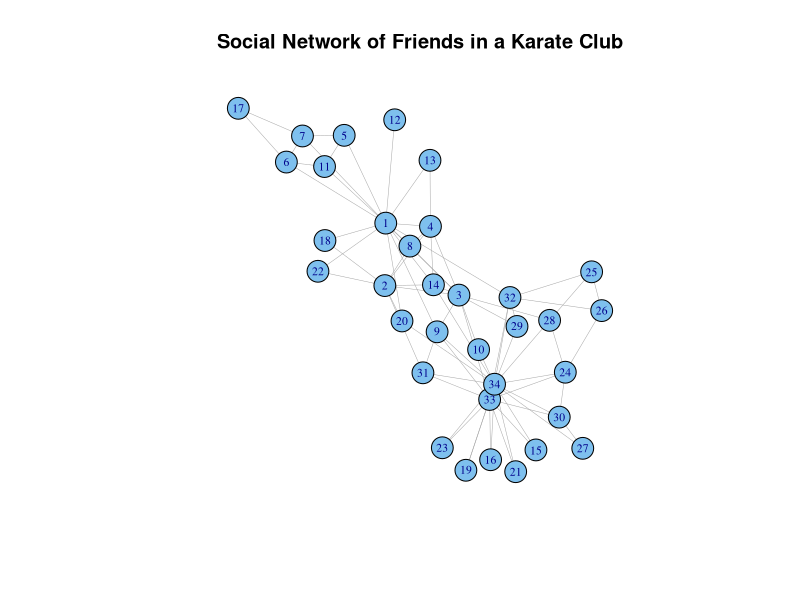
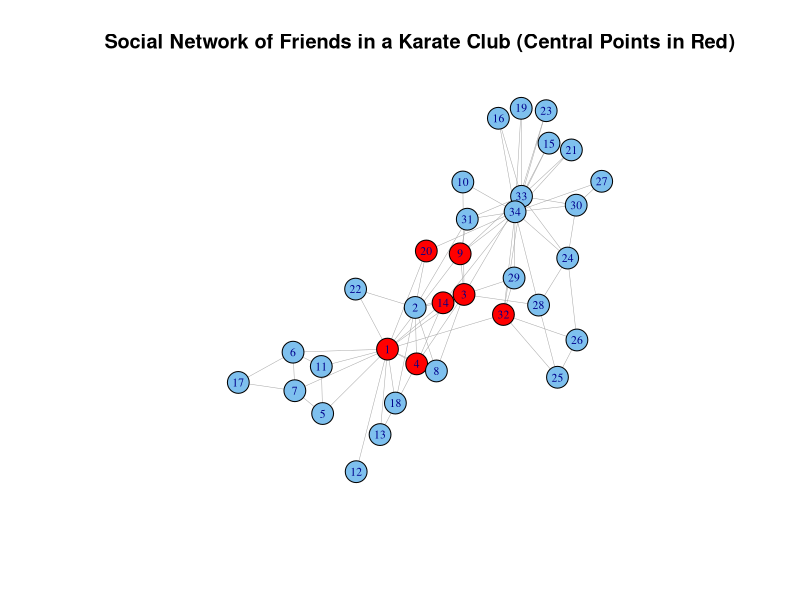
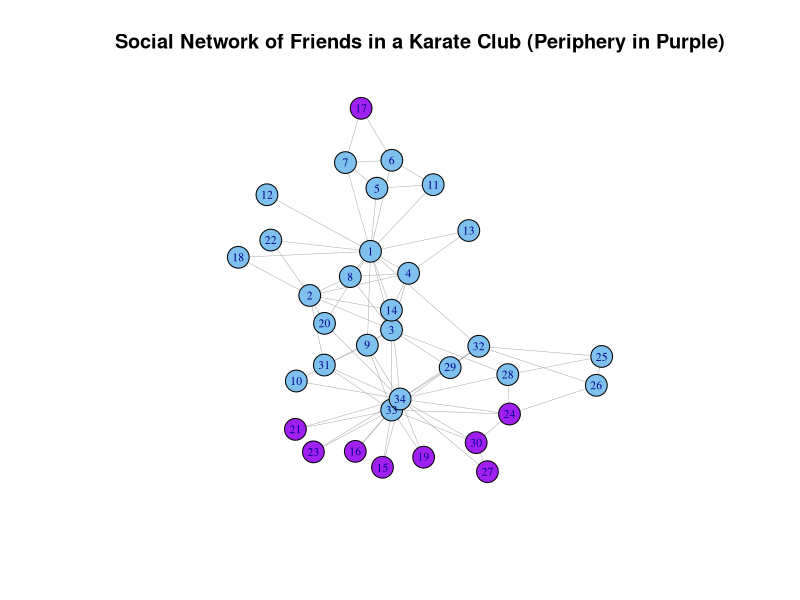
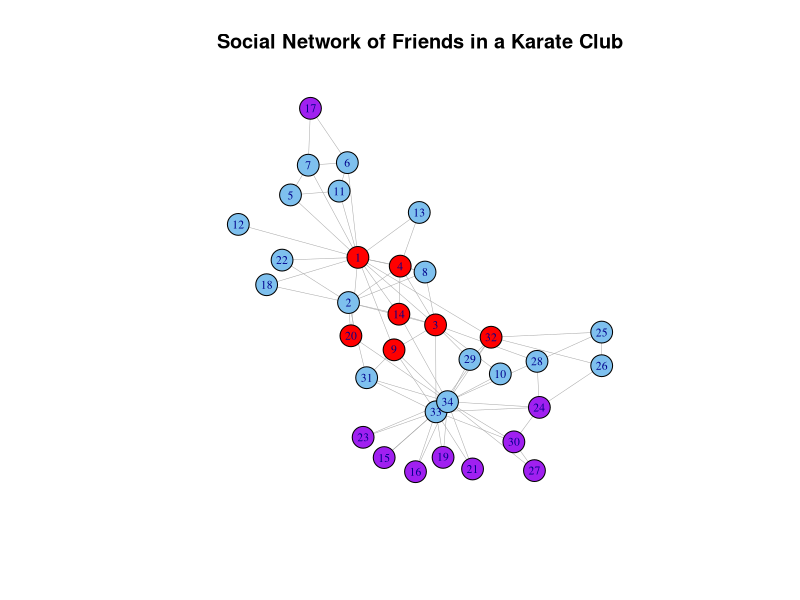
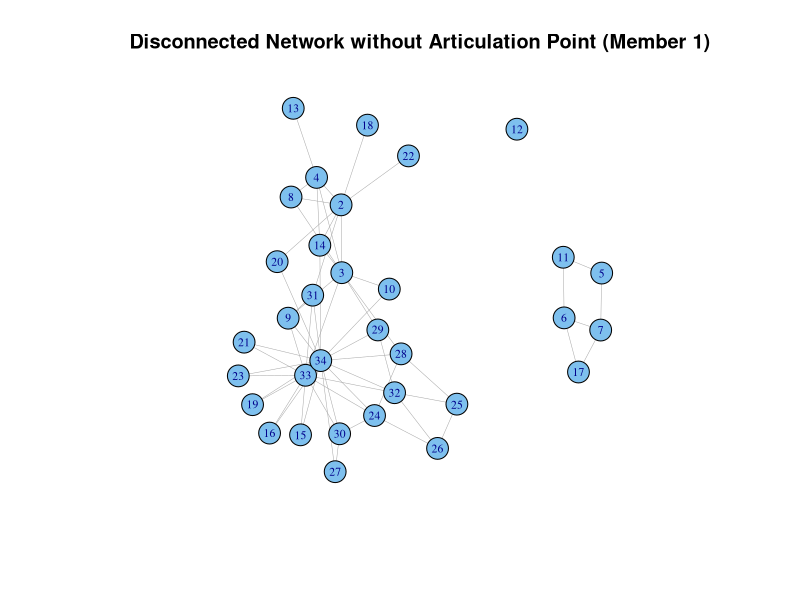
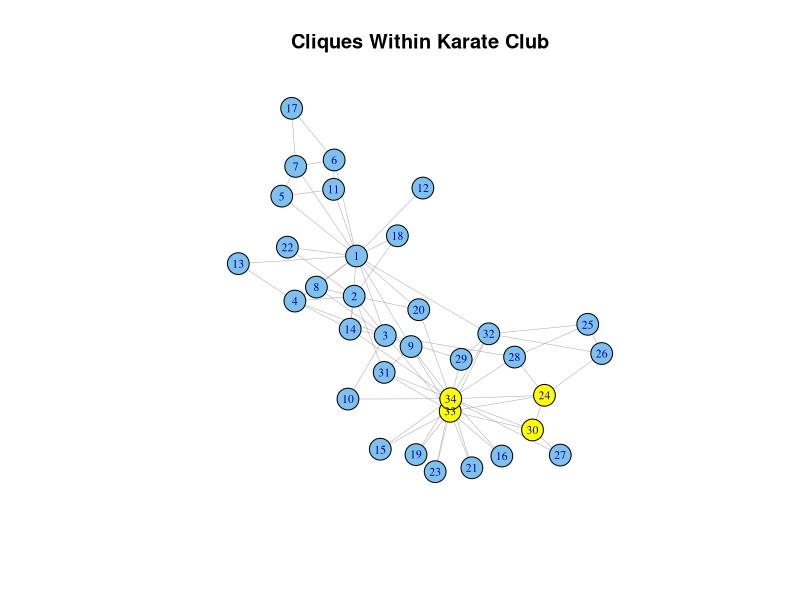
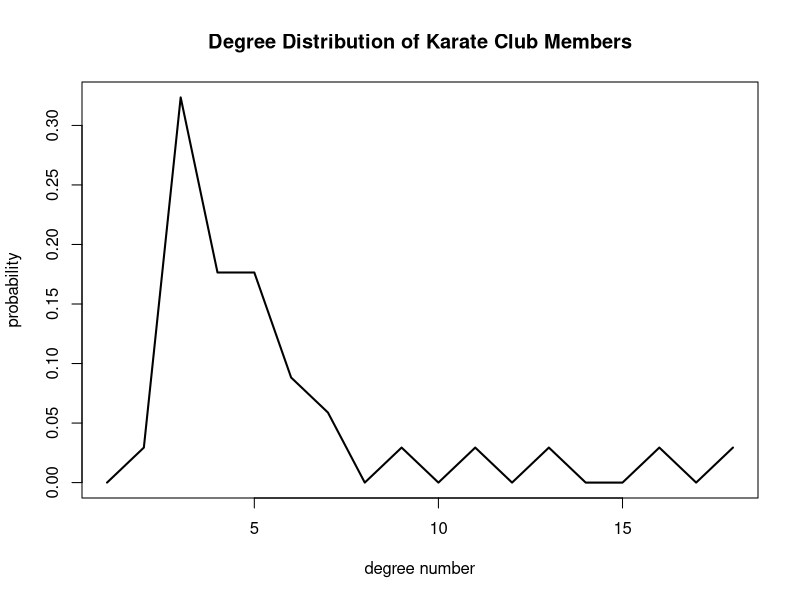
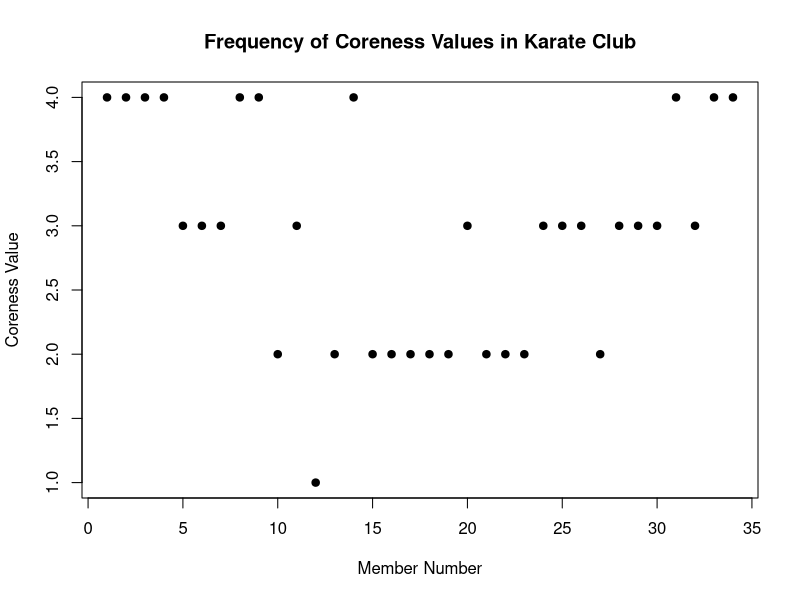

Recreate these plots in R, in order.
## ---- chunk 1
knitr::opts_chunk$set(echo = TRUE)
## ---- chunk 2
if (!require(igraph))
{
  library("igraph")
}
## ---- chunk 3
karate = read.csv("Karate.csv")
vertex_list = c()

for (i in 1:nrow(karate))
{
  vertex_list = append(vertex_list,as.numeric(karate[[i,1]]))
  vertex_list = append(vertex_list,as.numeric(karate[[i,2]]))
}
## ---- chunk 4
karate_graph = graph(vertex_list, directed = FALSE)
karate_graph = simplify(karate_graph)
plot(karate_graph, main = "Social Network of Friends in a Karate Club", 
     vertex.color = "skyblue2", 
     vertex.size = 12, edge.width = 0.5, vertex.label.cex = 0.7)
## ---- chunk 5
dist = distances(karate_graph)
dist[1:6,1:6]
## ---- chunk 6
eccentricity = eccentricity(karate_graph)
vertex = 1:34
df = data.frame(vertex,eccentricity)
df
## ---- chunk 7
radius(karate_graph)
diameter(karate_graph)
## ---- chunk 8
central_points = which(radius(karate_graph) == df$eccentricity)
central_points
## ---- chunk 9
V(karate_graph)[which(radius(karate_graph) == df$eccentricity)]$color = "red"
V(karate_graph)[which(radius(karate_graph) != df$eccentricity)]$color = "skyblue2"
plot(karate_graph, 
     main = "Social Network of Friends in a Karate Club (Central Points in Red)", 
     vertex.size = 12, edge.width = 0.5, vertex.label.cex = 0.7)
## ---- chunk 10
periphery = which(diameter(karate_graph) == df$eccentricity)
periphery
## ---- chunk 11
V(karate_graph)[which(diameter(karate_graph) == df$eccentricity)]$color = "purple"
V(karate_graph)[which(diameter(karate_graph) != df$eccentricity)]$color = "skyblue2"
plot(karate_graph, 
     main = "Social Network of Friends in a Karate Club (Periphery in Purple)", 
     vertex.size = 12, edge.width = 0.5, vertex.label.cex = 0.7)
## ---- chunk 12
V(karate_graph)[which(radius(karate_graph) == df$eccentricity)]$color = "red"
V(karate_graph)[which(diameter(karate_graph) == df$eccentricity)]$color = "purple"
plot(karate_graph, 
     main = "Social Network of Friends in a Karate Club", 
     vertex.size = 12, edge.width = 0.5, vertex.label.cex = 0.7)
## ---- chunk 13
girth(karate_graph)
## ---- chunk 14
edge_density(karate_graph)*100
## ---- chunk 15
is.connected(karate_graph)
## ---- chunk 16
articulation_points(karate_graph)
## ---- chunk 17
V(karate_graph)$name = V(karate_graph)
karate_graph_disconnected = delete_vertices(karate_graph, 1)
plot(karate_graph_disconnected, 
     main = "Disconnected Network without Articulation Point (Member 1)", 
     vertex.color = "skyblue2", vertex.size = 12, edge.width = 0.5, 
     vertex.label.cex = 0.7)

# connected? 
is_connected(karate_graph_disconnected)
## ---- chunk 18
lc = largest_cliques(karate_graph)
clique = lc[[1]]
clique

V(karate_graph)$color = "skyblue2"
V(karate_graph)[clique]$color = "yellow"
plot(karate_graph, 
     main = "Cliques Within Karate Club", 
     vertex.size = 12, edge.width = 0.5, 
     vertex.label.cex = 0.7)
## ---- chunk 19
degree(karate_graph)
## ---- chunk 20
distribution = degree_distribution(karate_graph)
y_max = max(distribution)
plot(distribution, type = "l", lwd = 2, col = "black", 
     ylim = c(0,y_max), xlab = "degree number", ylab = "probability", 
     main = "Degree Distribution of Karate Club Members")
## ---- chunk 21
knn = knn(karate_graph)
knn$knn
## ---- chunk 22
core = coreness(karate_graph)
core
## ---- chunk 23
plot(core, 
     main = "Frequency of Coreness Values in Karate Club", 
     xlab = "Member Number", pch = 19, ylab = "Coreness Value")
## ---- chunk 24
between = betweenness(karate_graph)
between
## ---- chunk 25
plot(between, pch = 19, 
     main = "Distribution of Betweeness Scores Amoung Members of Karate Club", 
     ylab = "Betweeness Score", xlab = "Member Number")
## ---- chunk 26
closeness_scores = closeness(karate_graph)
closeness_scores

max(closeness_scores)
## ---- chunk 27
page_rank = page_rank(karate_graph)
page_rank$vector
sum(page_rank$vector)
max(page_rank$vector)
## ---- chunk 28
y_max = max(page_rank$vector)
plot(page_rank$vector, type = "l", lwd = 2, col = "black", 
     ylim = c(0,y_max), xlab = "Member Number", 
     ylab = "PageRank Score",
     main = "PageRank EigenCentrality Distribution")
## ---- chunk 29
one_to_twofive = shortest_paths(karate_graph, from = V(karate_graph)[1], 
                                to = V(karate_graph)[25], weights = NULL)
one_to_twofive$vpath
## ---- chunk 30
one_to_twoseven = shortest_paths(karate_graph, from = V(karate_graph)[1], 
                                 to = V(karate_graph)[27], weights = NULL)
one_to_twoseven$vpath
## ---- chunk 31
path = c(1,9,34,27)
edges = c(E(karate_graph)[7], E(karate_graph)[43], E(karate_graph)[67])
V(karate_graph)$color = "skyblue2"
E(karate_graph)$color = "grey"
V(karate_graph)[which(V(karate_graph) %in% path)]$color = "red"
E(karate_graph)[which(E(karate_graph) %in% edges)]$color = "red"
plot(karate_graph, main = "Dijkstra's Algorithim on Karate Club - 1 to 27", 
     vertex.size = 5, edge.width = 0.5, vertex.label = NA)
